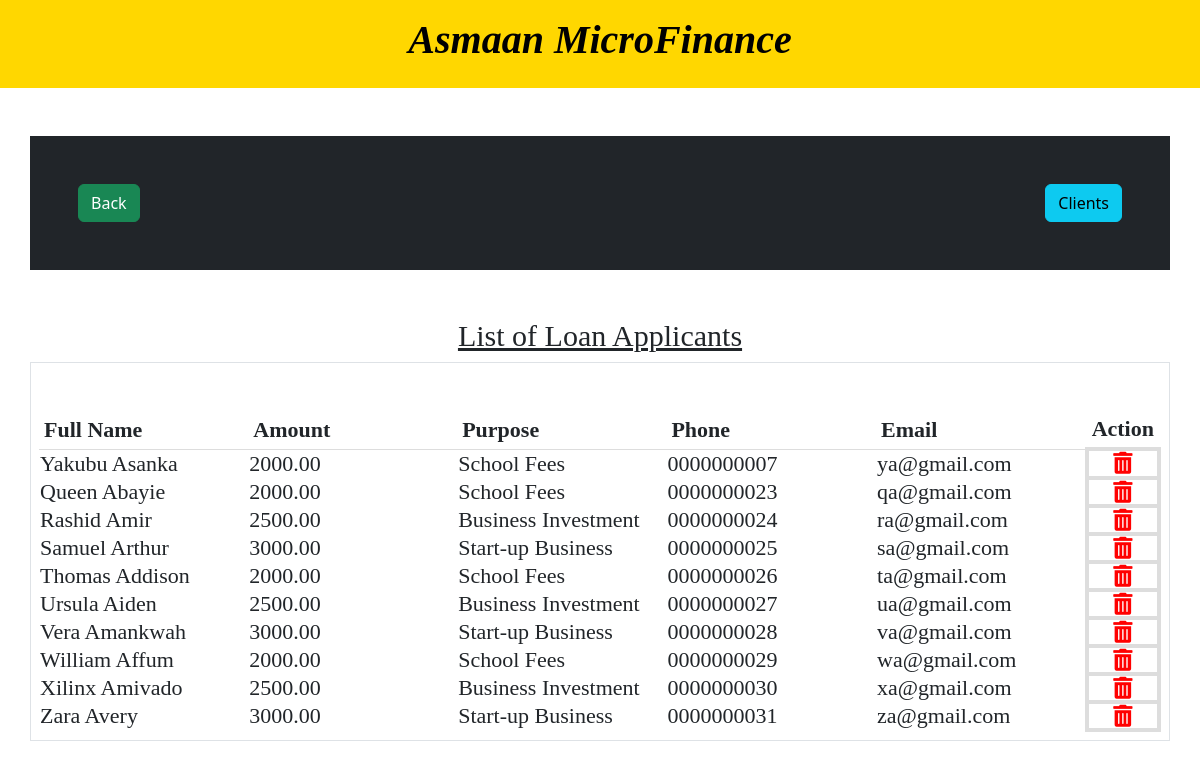
The page /microfinance/admin/client_management.php (signed in) on the database its author committed.
### tables this page shows
CREATE TABLE `loan_application` (
  `la_id` int(11) NOT NULL,
  `rid` int(11) NOT NULL,
  `fname` varchar(50) NOT NULL,
  `lname` varchar(50) NOT NULL,
  `email` varchar(100) NOT NULL,
  `phone` varchar(20) NOT NULL,
  `address` varchar(255) NOT NULL,
  `amount` decimal(11,2) NOT NULL,
  `purpose` varchar(1000) NOT NULL,
  `gender` varchar(10) NOT NULL,
  `passwd` varchar(100) NOT NULL
);

### microfinance/action/get_all_loanee_names_action.php (called while the page is built, shortened)
<?php
include '../settings/connection.php';
function get_all_names() {
    global $conn;
    $sql = "SELECT * FROM loan_application WHERE rid = 3";
    $result = $conn->query($sql);
    if ($result) {
        if ($result->num_rows > 0) {
            $names = array();
            while ($row = $result->fetch_assoc()) {
                $names[] = $row;
            }
            return $names;
        } else {
            return array();
        }
    } else {
        return false;
    }
}
?>

### microfinance/functions/loanee_fxn.php (the view, shortened to what this page needs)
<?php
include '../action/get_all_loanee_names_action.php';
echo '<link rel="stylesheet" type="text/css" href="https://cdnjs.cloudflare.com/ajax/libs/font-awesome/5.15.4/css/all.min.css">';
function display_all_names() {
    $names = get_all_names();
    if ($names !== false) {
        if (!empty($names)) {
            echo "<table>";
            echo "<tr><th>Full Name</th><th>Amount</th><th>Purpose</th><th>Phone</th><th>Email</th><th>Action</th></tr>";
            foreach ($names as $name) {
                echo "<tr>";
	        echo "<td style='width: 19%;'>" . $name['fname'] . ' ' . $name['lname'] . "</td>";
                echo "<td style='width: 19%;'>" . $name['amount'] . "</td>";
	        echo "<td style='width: 19%;'>" . $name['purpose'] . "</td>";
                echo "<td style='width: 19%;'>" . $name['phone'] . "</td>";
		echo "<td style='width: 19%;'>" . $name['email'] . "</td>";
                echo "<td style='width: 5%; border: 4px solid #dddddd; text-align: center; vertical-align: middle;'>";
                echo "<a href='../action/delete_loan_applicant_action.php?la_id=" . $name['la_id'] . "' class='edit-link' style='color:red;'><i class='fas fa-trash-alt' title='Delete'></i></a>";
                echo "</td>";
                echo "</tr>";
            }
            echo "</table>";
        } else {
            echo "<tr><td colspan='6' style='color: red; text-align: center; width: 100%; font-family:Times New Roman, san-serif; font-size:22px;'><strong>Empty log</strong></td></tr>";
        }
    } else {
        echo "Error retrieving names.";
    }
}
?>

### microfinance/settings/header.php (shortened to what this page needs)
<html>
<head>
<link href="https://cdn.jsdelivr.net/npm/bootstrap@5.3.3/dist/css/bootstrap.min.css" rel="stylesheet">
</head>
<div class="container-fluid p-3 my-8 custom-bg-gold text-white">
<h1><div class="well text-center" style="color:black; font-family:Times New Roman, sans-serif;"><strong><em>Asmaan MicroFinance</em></strong></div></h1>
</div>
</html>

### microfinance/admin/client_management.php (shortened to what this page needs)
<?php
include("../settings/header.php");
include '../functions/loanee_fxn.php';
?>
<!DOCTYPE html>
<html lang="en">
<head>
    <link rel="stylesheet" href="#">
    <link href='https://unpkg.com/boxicons@2.0.9/css/boxicons.min.css' rel='stylesheet'>
    <link rel="stylesheet" type="text/css" href="https://cdnjs.cloudflare.com/ajax/libs/font-awesome/5.15.4/css/all.min.css">
<div class="panel panel-default">
    <div class="container p-5 my-5 bg-dark text-white">
        <div class="row justify-content-between">
            <div class="col-auto">
                <a class="btn btn-success" href="admin_dashboard.php" style="color:White">Back</a>
            </div>
            <div class="col-auto">
                <a class="btn btn-info" href="approved_clients.php" style="color:blue-black">Clients</a>
            </div>
        </div>
    </div>
</div>
</head>
<body>
    <h1 style="font-family:Times New Roman, san-serif; font-size:30px; text-align:center; text-decoration: underline;">List of Loan Applicants</h1>
    <div class="container p-2 my-2 border">
    <table style="font-family:Times New Roman, san-serif;">
        <tbody>
	    <?php display_all_names(); ?>
        </tbody>
    </table>
</div>
</body>
</html>

### microfinance/settings/header.php (style rules this page uses)
.custom-bg-gold { background-color: gold; }

### microfinance/admin/client_management.php (style rules this page uses)
body { font: Times New Roman; }
table { width: 100%; margin-top: 20px; margin-left: auto; margin-right: auto; }
th { padding: 5px; border-bottom: 1px solid #ddd; text-align: left; }
th:first-child { width: 19%; }
th:nth-child(2) { width: 19%; }
th:nth-child(3) { width: 19%; }
th:nth-child(4) { width: 19%; }
th:nth-child(5) { width: 19%; }
th:last-child { width: 5%; }

### microfinance/functions/loanee_fxn.php (style rules this page uses)
table, th, td { font-family: 'Times New Roman', Times, serif; font-size:22px; }

### rows shown on the page
loan_application: fname "Yakubu", lname "Asanka", amount "2000.00", purpose "School Fees", phone "0000000007", email "ya@gmail.com"
loan_application: fname "Queen", lname "Abayie", amount "2000.00", purpose "School Fees", phone "0000000023", email "qa@gmail.com"
loan_application: fname "Rashid", lname "Amir", amount "2500.00", purpose "Business Investment", phone "0000000024", email "ra@gmail.com"
loan_application: fname "Samuel", lname "Arthur", amount "3000.00", purpose "Start-up Business", phone "0000000025", email "sa@gmail.com"
loan_application: fname "Thomas", lname "Addison", amount "2000.00", purpose "School Fees", phone "0000000026", email "ta@gmail.com"
loan_application: fname "Ursula", lname "Aiden", amount "2500.00", purpose "Business Investment", phone "0000000027", email "ua@gmail.com"
loan_application: fname "Vera", lname "Amankwah", amount "3000.00", purpose "Start-up Business", phone "0000000028", email "va@gmail.com"
loan_application: fname "William", lname "Affum", amount "2000.00", purpose "School Fees", phone "0000000029", email "wa@gmail.com"
loan_application: fname "Xilinx", lname "Amivado", amount "2500.00", purpose "Business Investment", phone "0000000030", email "xa@gmail.com"
loan_application: fname "Zara", lname "Avery", amount "3000.00", purpose "Start-up Business", phone "0000000031", email "za@gmail.com"
